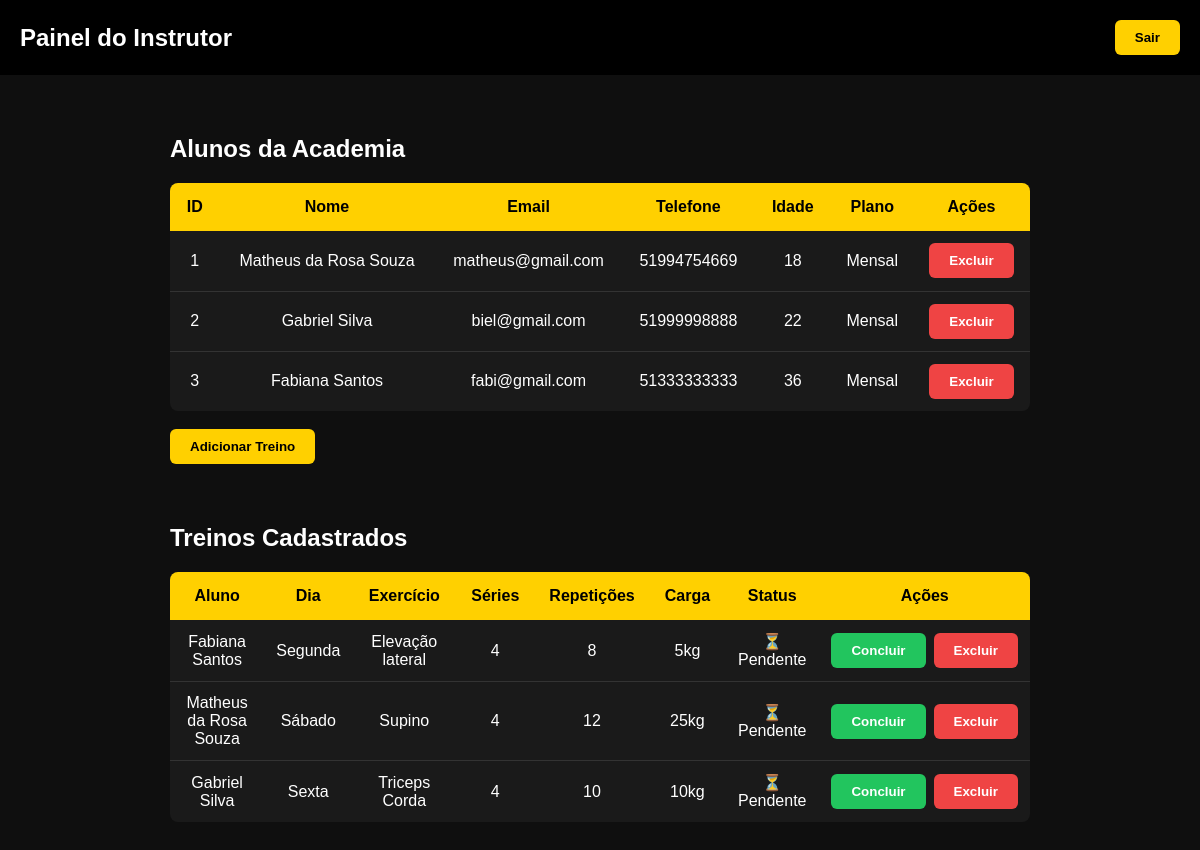
/admin_dashboard.php (signed in), run on the app's committed database.
### tables this page shows
CREATE TABLE usuarios (
            id INTEGER PRIMARY KEY AUTOINCREMENT,
            nome TEXT NOT NULL,
            email TEXT UNIQUE,
            senha TEXT,
            telefone TEXT,
            idade INTEGER,
            plano TEXT
        );

CREATE TABLE treinos (
            id INTEGER PRIMARY KEY AUTOINCREMENT,
            usuario_id INTEGER,
            dia TEXT,
            exercicio TEXT,
            series TEXT,
            repeticoes TEXT,
            carga TEXT,
            status TEXT DEFAULT 'pendente',

            FOREIGN KEY (usuario_id) REFERENCES usuarios(id)
        );

### admin_dashboard.php (the view, shortened to what this page needs)
<?php
require "database.php";
$usuarios = $db->query("SELECT * FROM usuarios");
$sql = $db->query("
    SELECT treinos.*, usuarios.nome
    FROM treinos
    JOIN usuarios ON usuarios.id = treinos.usuario_id
    ORDER BY treinos.id DESC
");
$treinos = $sql->fetchAll();
?>
<!DOCTYPE html>
<html lang="pt-BR">
<head>
<link rel="stylesheet" href="style.css">
</head>
<body>
<header>
<div class="header-container">
<h1 class="logo">Painel do Instrutor</h1>
<div class="header-buttons">
<a href="index.php"><button type="button">Sair</button></a>
</div>
</div>
</header>
<div class="treinos-container">
<h2>Alunos da Academia</h2>
<table>
<tr>
<th>ID</th>
<th>Nome</th>
<th>Email</th>
<th>Telefone</th>
<th>Idade</th>
<th>Plano</th>
<th>Ações</th>
</tr>
<?php foreach ($usuarios as $user): ?>
<tr>
<td><?= htmlspecialchars($user['id']) ?></td>
<td><?= htmlspecialchars($user['nome']) ?></td>
<td><?= htmlspecialchars($user['email']) ?></td>
<td><?= htmlspecialchars($user['telefone']) ?></td>
<td><?= htmlspecialchars($user['idade']) ?></td>
<td><?= htmlspecialchars($user['plano']) ?></td>
<td>
<div class="acoes">
<a href="excluir_usuario.php?id=<?= $user['id']; ?>"
   onclick="return confirm('Excluir aluno?')">
    <button class="btn-excluir">Excluir</button>
</a>
</div>
</td>
</tr>
<?php endforeach; ?>
</table>
<br>
<a href="add_treino.php">
<button type="button">Adicionar Treino</button>
</a>
</div>
<div class="treinos-container">
<h2>Treinos Cadastrados</h2>
<table>
<tr>
<th>Aluno</th>
<th>Dia</th>
<th>Exercício</th>
<th>Séries</th>
<th>Repetições</th>
<th>Carga</th>
<th>Status</th>
<th>Ações</th>
</tr>
<?php foreach ($treinos as $t): ?>
<tr>
<td><?= htmlspecialchars($t['nome']) ?></td>
<td><?= htmlspecialchars($t['dia']) ?></td>
<td><?= htmlspecialchars($t['exercicio']) ?></td>
<td><?= htmlspecialchars($t['series']) ?></td>
<td><?= htmlspecialchars($t['repeticoes']) ?></td>
<td><?= htmlspecialchars($t['carga']) ?></td>
<td>
<?= $t['status'] === 'concluido' ? '✅ Concluído' : '⏳ Pendente' ?>
</td>
<td>
<div class="acoes">
<a href="concluir_treino.php?id=<?= $t['id'] ?>">
    <button class="btn-concluir">Concluir</button>
</a>
<a href="excluir_treino.php?id=<?= $t['id'] ?>"
   onclick="return confirm('Excluir treino?')">
    <button class="btn-excluir">Excluir</button>
</a>
</div>
</td>
</tr>
<?php endforeach; ?>
</table>
</div>
</body>
</html>

### style.css (style rules this page uses)
* { margin: 0; padding: 0; box-sizing: border-box; font-family: Arial, Helvetica, sans-serif; }
body { background: #0f0f0f; color: white; }
header { width: 100%; background: #000; }
.header-container { max-width: 1200px; margin: auto; display: flex; align-items: center; justify-content: space-between; padding: 20px; }
header h1 { font-size: 24px; }
button { background: #ffd000; border: none; padding: 10px 20px; font-weight: bold; cursor: pointer; transition: 0.3s; border-radius: 6px; }
.header-buttons { display: flex; gap: 10px; }
.treinos-container { max-width: 900px; margin: 60px auto; padding: 0 20px; }
table { width: 100%; border-collapse: collapse; margin-top: 20px; background: #1a1a1a; border-radius: 8px; overflow: hidden; }
th { background: #ffd000; color: black; padding: 15px; }
td { padding: 12px; text-align: center; border-bottom: 1px solid #333; height: 60px; }
tr:last-child td { border-bottom: none; }
.acoes { display: flex; gap: 8px; justify-content: center; align-items: center; }
.btn-concluir { background: #22c55e; color: white; }
.btn-excluir { background: #ef4444; color: white; }

### data on the page
usuarios: id "1", nome "Matheus da Rosa Souza", email "matheus@gmail.com", telefone "51994754669", idade "18", plano "Mensal"
usuarios: id "2", nome "Gabriel Silva", email "biel@gmail.com", telefone "51999998888", idade "22", plano "Mensal"
usuarios: id "3", nome "Fabiana Santos", email "fabi@gmail.com", telefone "51333333333", idade "36", plano "Mensal"
treinos: usuario.nome "Fabiana Santos", dia "Segunda", exercicio "Elevação lateral", series "4", repeticoes "8", carga "5kg", status "⏳ Pendente"
treinos: usuario.nome "Matheus da Rosa Souza", dia "Sábado", exercicio "Supino", series "4", repeticoes "12", carga "25kg", status "⏳ Pendente"
treinos: usuario.nome "Gabriel Silva", dia "Sexta", exercicio "Triceps Corda", series "4", repeticoes "10", carga "10kg", status "⏳ Pendente"
